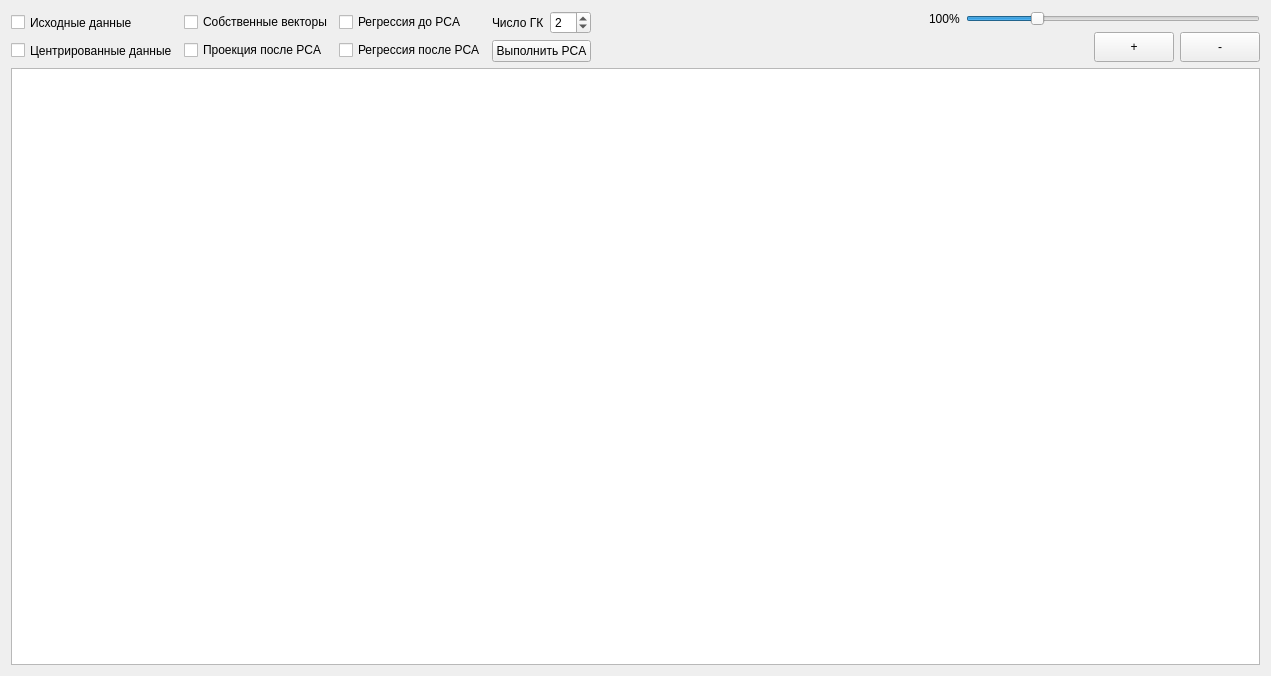
<?xml version="1.0" encoding="UTF-8"?>
<ui version="4.0">
 <class>ChartWidget</class>
 <widget class="QWidget" name="ChartWidget">
  <property name="geometry">
   <rect>
    <x>0</x>
    <y>0</y>
    <width>1271</width>
    <height>676</height>
   </rect>
  </property>
  <property name="windowTitle">
   <string>Form</string>
  </property>
  <layout class="QGridLayout" name="gridLayout_2">
   <item row="0" column="0">
    <layout class="QHBoxLayout" name="horizontalLayout_2">
     <item>
      <layout class="QGridLayout" name="gridLayout">
       <item row="1" column="0">
        <widget class="QCheckBox" name="centeredDataCheckBox">
         <property name="minimumSize">
          <size>
           <width>76</width>
           <height>21</height>
          </size>
         </property>
         <property name="text">
          <string>Центрированные данные</string>
         </property>
        </widget>
       </item>
       <item row="0" column="1">
        <widget class="QCheckBox" name="eigVectorsCheckBox">
         <property name="text">
          <string>Собственные векторы</string>
         </property>
        </widget>
       </item>
       <item row="1" column="1">
        <widget class="QCheckBox" name="reducedDataCheckBox">
         <property name="text">
          <string>Проекция после PCA</string>
         </property>
        </widget>
       </item>
       <item row="0" column="0">
        <widget class="QCheckBox" name="initialDataCheckBox">
         <property name="minimumSize">
          <size>
           <width>121</width>
           <height>21</height>
          </size>
         </property>
         <property name="text">
          <string>Исходные данные</string>
         </property>
         <property name="checked">
          <bool>false</bool>
         </property>
        </widget>
       </item>
       <item row="0" column="2">
        <widget class="QCheckBox" name="initialRegressionCheckBox">
         <property name="text">
          <string>Регрессия до PCA</string>
         </property>
        </widget>
       </item>
       <item row="1" column="2">
        <widget class="QCheckBox" name="pcaRegressionCheckBox">
         <property name="text">
          <string>Регрессия после PCA</string>
         </property>
        </widget>
       </item>
      </layout>
     </item>
     <item>
      <layout class="QVBoxLayout" name="verticalLayout_3">
       <item>
        <layout class="QHBoxLayout" name="horizontalLayout_4">
         <item>
          <widget class="QLabel" name="label">
           <property name="text">
            <string>Число ГК</string>
           </property>
          </widget>
         </item>
         <item>
          <widget class="QSpinBox" name="componentsSpinBox">
           <property name="minimum">
            <number>1</number>
           </property>
           <property name="value">
            <number>2</number>
           </property>
          </widget>
         </item>
        </layout>
       </item>
       <item>
        <widget class="QPushButton" name="performPCAButton">
         <property name="text">
          <string>Выполнить PCA</string>
         </property>
        </widget>
       </item>
      </layout>
     </item>
     <item>
      <spacer name="horizontalSpacer">
       <property name="orientation">
        <enum>Qt::Orientation::Horizontal</enum>
       </property>
       <property name="sizeHint" stdset="0">
        <size>
         <width>40</width>
         <height>20</height>
        </size>
       </property>
      </spacer>
     </item>
     <item>
      <layout class="QHBoxLayout" name="horizontalLayout">
       <item>
        <layout class="QVBoxLayout" name="verticalLayout_4">
         <item>
          <layout class="QHBoxLayout" name="horizontalLayout_5">
           <item>
            <widget class="QLabel" name="zoomPercentLabel">
             <property name="text">
              <string>100%</string>
             </property>
            </widget>
           </item>
           <item>
            <widget class="QSlider" name="zoomSlider">
             <property name="minimum">
              <number>10</number>
             </property>
             <property name="maximum">
              <number>400</number>
             </property>
             <property name="singleStep">
              <number>1</number>
             </property>
             <property name="sliderPosition">
              <number>100</number>
             </property>
             <property name="orientation">
              <enum>Qt::Orientation::Horizontal</enum>
             </property>
            </widget>
           </item>
          </layout>
         </item>
         <item>
          <layout class="QHBoxLayout" name="horizontalLayout_6">
           <item>
            <spacer name="horizontalSpacer_2">
             <property name="orientation">
              <enum>Qt::Orientation::Horizontal</enum>
             </property>
             <property name="sizeHint" stdset="0">
              <size>
               <width>40</width>
               <height>20</height>
              </size>
             </property>
            </spacer>
           </item>
           <item>
            <widget class="QPushButton" name="inButton">
             <property name="sizePolicy">
              <sizepolicy hsizetype="Preferred" vsizetype="Preferred">
               <horstretch>0</horstretch>
               <verstretch>0</verstretch>
              </sizepolicy>
             </property>
             <property name="text">
              <string>+</string>
             </property>
            </widget>
           </item>
           <item>
            <widget class="QPushButton" name="outButton">
             <property name="sizePolicy">
              <sizepolicy hsizetype="Preferred" vsizetype="Preferred">
               <horstretch>0</horstretch>
               <verstretch>0</verstretch>
              </sizepolicy>
             </property>
             <property name="text">
              <string>-</string>
             </property>
            </widget>
           </item>
          </layout>
         </item>
        </layout>
       </item>
      </layout>
     </item>
    </layout>
   </item>
   <item row="1" column="0">
    <widget class="PCAChartView" name="chartView"/>
   </item>
  </layout>
 </widget>
 <customwidgets>
  <customwidget>
   <class>PCAChartView</class>
   <extends>QGraphicsView</extends>
   <header>pcachartview.h</header>
  </customwidget>
 </customwidgets>
 <resources/>
 <connections/>
</ui>
